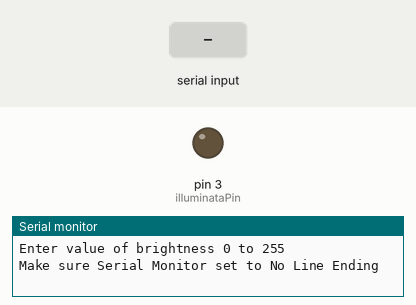
The sketch below on a simulated Arduino Uno, built with avr-gcc and run on an emulated ATmega328P. Parts: output pins drawn as LEDs (lit = HIGH), the last lines printed to the serial monitor. The inputs (shaded band) are chosen by the test bench.

Above: at 1.2 s.
1.3 s: "90,45\n" received over Serial
At 2.1 s:
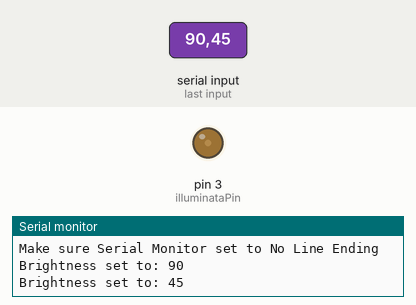
3.8 s: "30,150\n" received over Serial
At 4.6 s:
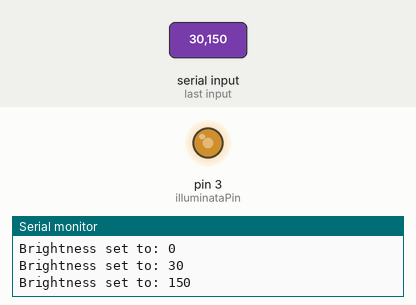
6.3 s: "200\n" received over Serial
At 7.0 s:
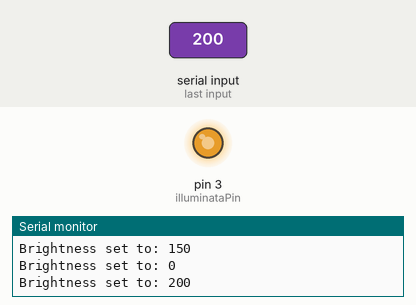
Timing chart, 0 to 9.3 s (numbered marks = the images above; inputs shaded):
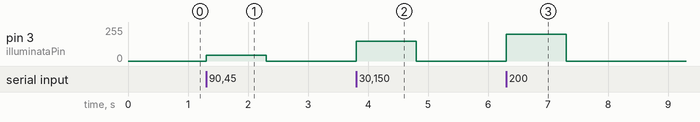

Measured:
- after the input at 1.3 s, pin 3 (illuminataPin): 0/255 → 45/255 at once, → 0/255 1.0 s later
- after the input at 3.8 s, pin 3 (illuminataPin): 0/255 → 150/255 at once, → 0/255 1.0 s later
- after the input at 6.3 s, pin 3 (illuminataPin): 0/255 → 200/255 at once, → 0/255 1.0 s later

The sketch:

01_fader_serial.ino
```cpp
/*
 * Example sketch for the MonkMakes Illuminata
 * https://monkmakes.com/illuminata
 */

const int illuminataPin = 3;

void setup() {
  pinMode(illuminataPin, OUTPUT);
  Serial.begin(9600);
  Serial.println("Enter value of brightness 0 to 255");
  Serial.println("Make sure Serial Monitor set to No Line Ending");
}

void loop() {
  if (Serial.available()) {
    int brightness = Serial.parseInt();
    analogWrite(illuminataPin, brightness);
    Serial.print("Brightness set to: ");
    Serial.println(brightness);
  }
}
```
